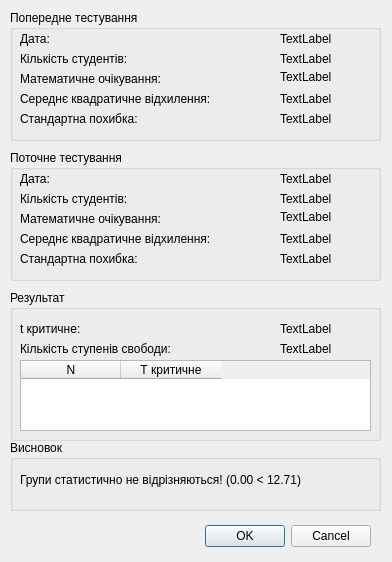
<?xml version="1.0" encoding="UTF-8"?>
<ui version="4.0">
 <class>ResultDialog</class>
 <widget class="QDialog" name="ResultDialog">
  <property name="geometry">
   <rect>
    <x>0</x>
    <y>0</y>
    <width>392</width>
    <height>562</height>
   </rect>
  </property>
  <property name="windowTitle">
   <string>Dialog</string>
  </property>
  <widget class="QDialogButtonBox" name="buttonBox">
   <property name="geometry">
    <rect>
     <x>180</x>
     <y>520</y>
     <width>191</width>
     <height>32</height>
    </rect>
   </property>
   <property name="orientation">
    <enum>Qt::Horizontal</enum>
   </property>
   <property name="standardButtons">
    <set>QDialogButtonBox::Cancel|QDialogButtonBox::Ok</set>
   </property>
  </widget>
  <widget class="QGroupBox" name="groupBox_2">
   <property name="geometry">
    <rect>
     <x>10</x>
     <y>10</y>
     <width>371</width>
     <height>131</height>
    </rect>
   </property>
   <property name="title">
    <string>Попередне тестування</string>
   </property>
   <widget class="QLabel" name="label_2">
    <property name="geometry">
     <rect>
      <x>10</x>
      <y>20</y>
      <width>201</width>
      <height>17</height>
     </rect>
    </property>
    <property name="text">
     <string>Дата:</string>
    </property>
   </widget>
   <widget class="QLabel" name="lbBeginDate">
    <property name="geometry">
     <rect>
      <x>270</x>
      <y>20</y>
      <width>91</width>
      <height>17</height>
     </rect>
    </property>
    <property name="text">
     <string>TextLabel</string>
    </property>
   </widget>
   <widget class="QLabel" name="label_4">
    <property name="geometry">
     <rect>
      <x>10</x>
      <y>40</y>
      <width>201</width>
      <height>17</height>
     </rect>
    </property>
    <property name="text">
     <string>Кількість студентів:</string>
    </property>
   </widget>
   <widget class="QLabel" name="lbBeginN">
    <property name="geometry">
     <rect>
      <x>270</x>
      <y>40</y>
      <width>91</width>
      <height>17</height>
     </rect>
    </property>
    <property name="text">
     <string>TextLabel</string>
    </property>
   </widget>
   <widget class="QLabel" name="lbBeginExpect">
    <property name="geometry">
     <rect>
      <x>270</x>
      <y>57</y>
      <width>91</width>
      <height>20</height>
     </rect>
    </property>
    <property name="text">
     <string>TextLabel</string>
    </property>
   </widget>
   <widget class="QLabel" name="label_7">
    <property name="geometry">
     <rect>
      <x>10</x>
      <y>60</y>
      <width>201</width>
      <height>17</height>
     </rect>
    </property>
    <property name="text">
     <string>Математичне очікування:</string>
    </property>
   </widget>
   <widget class="QLabel" name="label_8">
    <property name="geometry">
     <rect>
      <x>10</x>
      <y>80</y>
      <width>251</width>
      <height>17</height>
     </rect>
    </property>
    <property name="text">
     <string>Середнє квадратичне відхилення:</string>
    </property>
   </widget>
   <widget class="QLabel" name="lbBeginDeviation">
    <property name="geometry">
     <rect>
      <x>270</x>
      <y>80</y>
      <width>91</width>
      <height>17</height>
     </rect>
    </property>
    <property name="text">
     <string>TextLabel</string>
    </property>
   </widget>
   <widget class="QLabel" name="lbBeginError">
    <property name="geometry">
     <rect>
      <x>270</x>
      <y>100</y>
      <width>91</width>
      <height>17</height>
     </rect>
    </property>
    <property name="text">
     <string>TextLabel</string>
    </property>
   </widget>
   <widget class="QLabel" name="label_11">
    <property name="geometry">
     <rect>
      <x>10</x>
      <y>100</y>
      <width>251</width>
      <height>17</height>
     </rect>
    </property>
    <property name="text">
     <string>Стандартна похибка:</string>
    </property>
   </widget>
  </widget>
  <widget class="QGroupBox" name="groupBox_3">
   <property name="geometry">
    <rect>
     <x>10</x>
     <y>150</y>
     <width>371</width>
     <height>131</height>
    </rect>
   </property>
   <property name="title">
    <string>Поточне тестування</string>
   </property>
   <widget class="QLabel" name="label_12">
    <property name="geometry">
     <rect>
      <x>10</x>
      <y>20</y>
      <width>201</width>
      <height>17</height>
     </rect>
    </property>
    <property name="text">
     <string>Дата:</string>
    </property>
   </widget>
   <widget class="QLabel" name="lbCurrentDate">
    <property name="geometry">
     <rect>
      <x>270</x>
      <y>20</y>
      <width>91</width>
      <height>17</height>
     </rect>
    </property>
    <property name="text">
     <string>TextLabel</string>
    </property>
   </widget>
   <widget class="QLabel" name="label_14">
    <property name="geometry">
     <rect>
      <x>10</x>
      <y>40</y>
      <width>201</width>
      <height>17</height>
     </rect>
    </property>
    <property name="text">
     <string>Кількість студентів:</string>
    </property>
   </widget>
   <widget class="QLabel" name="lbCurrentN">
    <property name="geometry">
     <rect>
      <x>270</x>
      <y>40</y>
      <width>91</width>
      <height>17</height>
     </rect>
    </property>
    <property name="text">
     <string>TextLabel</string>
    </property>
   </widget>
   <widget class="QLabel" name="lbCurrentExpect">
    <property name="geometry">
     <rect>
      <x>270</x>
      <y>57</y>
      <width>91</width>
      <height>20</height>
     </rect>
    </property>
    <property name="text">
     <string>TextLabel</string>
    </property>
   </widget>
   <widget class="QLabel" name="label_17">
    <property name="geometry">
     <rect>
      <x>10</x>
      <y>60</y>
      <width>201</width>
      <height>17</height>
     </rect>
    </property>
    <property name="text">
     <string>Математичне очікування:</string>
    </property>
   </widget>
   <widget class="QLabel" name="label_18">
    <property name="geometry">
     <rect>
      <x>10</x>
      <y>80</y>
      <width>251</width>
      <height>17</height>
     </rect>
    </property>
    <property name="text">
     <string>Середнє квадратичне відхилення:</string>
    </property>
   </widget>
   <widget class="QLabel" name="lbCurrentDeviation">
    <property name="geometry">
     <rect>
      <x>270</x>
      <y>80</y>
      <width>91</width>
      <height>17</height>
     </rect>
    </property>
    <property name="text">
     <string>TextLabel</string>
    </property>
   </widget>
   <widget class="QLabel" name="lbCurrentError">
    <property name="geometry">
     <rect>
      <x>270</x>
      <y>100</y>
      <width>91</width>
      <height>17</height>
     </rect>
    </property>
    <property name="text">
     <string>TextLabel</string>
    </property>
   </widget>
   <widget class="QLabel" name="label_21">
    <property name="geometry">
     <rect>
      <x>10</x>
      <y>100</y>
      <width>251</width>
      <height>17</height>
     </rect>
    </property>
    <property name="text">
     <string>Стандартна похибка:</string>
    </property>
   </widget>
  </widget>
  <widget class="QGroupBox" name="groupBox">
   <property name="geometry">
    <rect>
     <x>10</x>
     <y>290</y>
     <width>371</width>
     <height>151</height>
    </rect>
   </property>
   <property name="title">
    <string>Результат</string>
   </property>
   <widget class="QLabel" name="lbT">
    <property name="geometry">
     <rect>
      <x>270</x>
      <y>30</y>
      <width>91</width>
      <height>17</height>
     </rect>
    </property>
    <property name="text">
     <string>TextLabel</string>
    </property>
   </widget>
   <widget class="QLabel" name="label_23">
    <property name="geometry">
     <rect>
      <x>10</x>
      <y>30</y>
      <width>201</width>
      <height>17</height>
     </rect>
    </property>
    <property name="text">
     <string>t критичне:</string>
    </property>
   </widget>
   <widget class="QLabel" name="lbFreedom">
    <property name="geometry">
     <rect>
      <x>270</x>
      <y>50</y>
      <width>91</width>
      <height>17</height>
     </rect>
    </property>
    <property name="text">
     <string>TextLabel</string>
    </property>
   </widget>
   <widget class="QLabel" name="label_25">
    <property name="geometry">
     <rect>
      <x>10</x>
      <y>50</y>
      <width>201</width>
      <height>17</height>
     </rect>
    </property>
    <property name="text">
     <string>Кількість ступенів свободи:</string>
    </property>
   </widget>
   <widget class="QTableWidget" name="twTable">
    <property name="geometry">
     <rect>
      <x>10</x>
      <y>70</y>
      <width>351</width>
      <height>71</height>
     </rect>
    </property>
    <column>
     <property name="text">
      <string>N</string>
     </property>
    </column>
    <column>
     <property name="text">
      <string>Т критичне</string>
     </property>
    </column>
   </widget>
  </widget>
  <widget class="QGroupBox" name="groupBox_4">
   <property name="geometry">
    <rect>
     <x>10</x>
     <y>440</y>
     <width>371</width>
     <height>71</height>
    </rect>
   </property>
   <property name="title">
    <string>Висновок</string>
   </property>
   <widget class="QLabel" name="lbSummary">
    <property name="geometry">
     <rect>
      <x>10</x>
      <y>20</y>
      <width>351</width>
      <height>41</height>
     </rect>
    </property>
    <property name="text">
     <string>Групи статистично не відрізняються! (0.00 &lt; 12.71)</string>
    </property>
    <property name="wordWrap">
     <bool>true</bool>
    </property>
   </widget>
  </widget>
 </widget>
 <resources/>
 <connections>
  <connection>
   <sender>buttonBox</sender>
   <signal>accepted()</signal>
   <receiver>ResultDialog</receiver>
   <slot>accept()</slot>
   <hints>
    <hint type="sourcelabel">
     <x>248</x>
     <y>254</y>
    </hint>
    <hint type="destinationlabel">
     <x>157</x>
     <y>274</y>
    </hint>
   </hints>
  </connection>
  <connection>
   <sender>buttonBox</sender>
   <signal>rejected()</signal>
   <receiver>ResultDialog</receiver>
   <slot>reject()</slot>
   <hints>
    <hint type="sourcelabel">
     <x>316</x>
     <y>260</y>
    </hint>
    <hint type="destinationlabel">
     <x>286</x>
     <y>274</y>
    </hint>
   </hints>
  </connection>
 </connections>
</ui>
